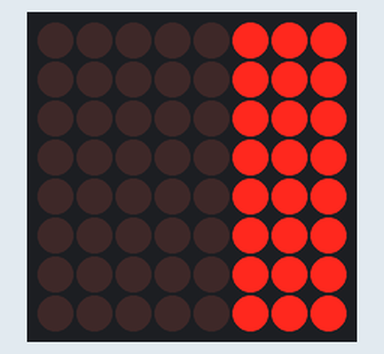
This sketch was run on a simulated Arduino Uno, built with avr-gcc and run on an emulated ATmega328P. Parts: 8×8 LED matrix.

Above: at 0.1 s.
At 3.1 s:
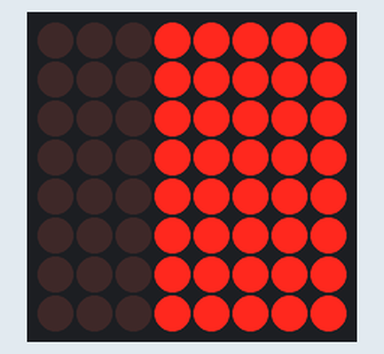
At 6.1 s:
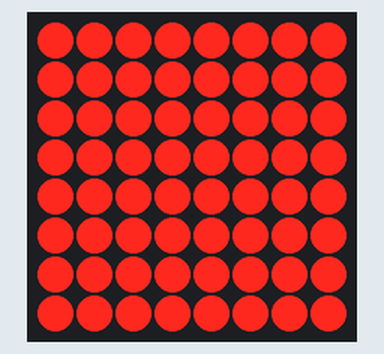

Measured:
- by itself, everything shown: repeats every 9.0 s, in 3 steps
- what the display in image 1 shows lasts 3.0 s, from 3.0 s to 6.0 s

The sketch:

dot_matrix_display.ino
```cpp
#include <dht11.h>
#include <LiquidCrystal.h>
#include <LedControl.h>
#include <binary.h>
LedControl lc=LedControl(10,12,11,1);
byte he[1]= {B11111111};
void setup() {
  // put your setup code here, to run once:
  //lcd.begin(16, 2);
  Serial.begin(9600);

  lc.shutdown(0,false);
  // Set brightness to a medium value
  lc.setIntensity(0,1);
  // Clear the display
  lc.clearDisplay(0);
}

void loop() {
  // put your main code here, to run repeatedly:
  lc.setColumn(0,0,0);
  lc.setColumn(0,1,0);
  lc.setColumn(0,2,0);
  lc.setColumn(0,3,0);
  lc.setColumn(0,4,0);
  lc.setColumn(0,5,he[0]);
  lc.setColumn(0,6,he[0]);
  lc.setColumn(0,7,he[0]);
  delay(3000);
  lc.setColumn(0,0,0);
  lc.setColumn(0,1,0);
  lc.setColumn(0,2,0);
  lc.setColumn(0,3,he[0]);
  lc.setColumn(0,4,he[0]);
  lc.setColumn(0,5,he[0]);
  lc.setColumn(0,6,he[0]);
  lc.setColumn(0,7,he[0]);
  delay(3000);
  lc.setColumn(0,0,he[0]);
  lc.setColumn(0,1,he[0]);
  lc.setColumn(0,2,he[0]);
  lc.setColumn(0,3,he[0]);
  lc.setColumn(0,4,he[0]);
  lc.setColumn(0,5,he[0]);
  lc.setColumn(0,6,he[0]);
  lc.setColumn(0,7,he[0]);
  delay(3000);
}
```
